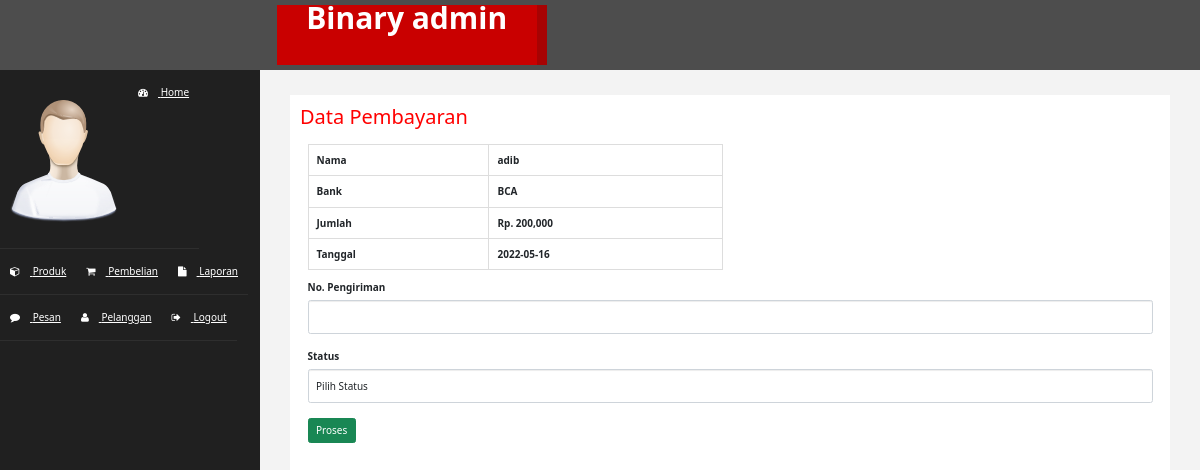
The page /Admin/index.php?halaman=pembayaran&id=1 (signed in) on the database its author committed.
### tables this page shows
CREATE TABLE `pembayaran` (
  `id_pembayaran` int(11) NOT NULL,
  `id_pembelian` int(11) NOT NULL,
  `nama` varchar(255) NOT NULL,
  `bank` varchar(255) NOT NULL,
  `jumlah` int(11) NOT NULL,
  `tanggal` date NOT NULL,
  `bukti` varchar(255) NOT NULL
);

### Admin/pembayaran.php (the view, shortened to what this page needs)
<?php
include 'koneksi.php';
$id_beli=$_GET['id'];
$sql = mysqli_query($conn,"SELECT * FROM pembayaran WHERE id_pembelian ='$id_beli'");
$data = mysqli_fetch_assoc($sql);
?>
<!doctype html>
<html lang="en">
  <head>
    <link href="https://cdn.jsdelivr.net/npm/bootstrap@5.0.2/dist/css/bootstrap.min.css" rel="stylesheet">
    <h2>Data Pembayaran</h2>
    <div class="container">
        <div class="row">
            <div class="col-md-6 mt-3">
                <table class="table table-bordered border-dark fw-bold">
                    <tr>
                        <th>Nama</th>
                        <td><?php echo $data["nama"];?></td>
                    </tr>
                    <tr>
                        <th>Bank</th>
                        <td><?php echo $data["bank"];?></td>
                    </tr>
                    <tr>
                        <th>Jumlah</th>
                        <td>Rp. <?php echo number_format($data["jumlah"]);?></td>
                    </tr>
                    <tr>
                        <th>Tanggal</th>
                        <td><?php echo $data["tanggal"];?></td>
                    </tr>
                </table>
            </div>
            <div class="col-md-6">
            </div>
            <form action=""method="post">
            <div class="form-group">
                <label>No. Pengiriman</label>
                <input type="text" class="form-control" name="nokirim">
            </div>
            <div class="form-group">
                <label>Status</label>
                <select name="status" class="form-control">
                    <option value="">Pilih Status</option>
                </select>
            </div>
            <button class="btn btn-success btn-md" name="Proses">Proses</button>
            </form>
        </div>
    </div>
  </body>
</html>

### Admin/assets/css/custom.css (style rules this page uses)
body { font-family: 'Open Sans', sans-serif; }
h2 { color: #f00; }

### rows shown on the page
pembayaran: nama "adib", bank "BCA", jumlah "200,000", tanggal "2022-05-16"
